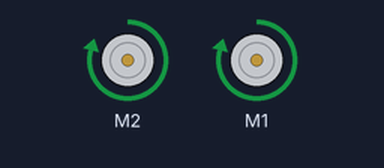
Simulated run of this sketch. Board: Arduino Uno, built with avr-gcc and run on an emulated ATmega328P. Shown: 2 × DC motor (green arrow = forward, orange = backward, longer = faster). What the sketch prints to the serial monitor is not drawn.

Above: at 0.1 s.
Timing chart, 0 to 1.6 s (numbered marks = the images above):
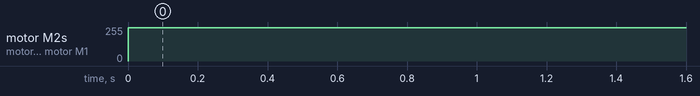

Measured:
- by itself, motor M2, motor M1: stopped → forward 250/255 at 0.00 s

The sketch:

Manual_RMCA_P1.ino
```cpp
#include <AFMotor.h>

AF_DCMotor motorR(2);//El motor derecho está conectado a M2 en el Motor Shield
AF_DCMotor motorL(1);//El motor izquierdo está conectado a M1 en el Motor Shield

void setup() {
  Serial.begin(9600);
  Serial.println("!Prueba de motores!");

  // Encendemos los motores a una velocidad = 250/255
  motorR.setSpeed(250);
  motorL.setSpeed(250);

  motorR.run(RELEASE);//liberamos los motores
  motorL.run(RELEASE);
}

void loop() {
  //Hacemos avanzar ambos motores hacia adelante
  motorR.run(FORWARD);
  motorL.run(FORWARD);
}
```
